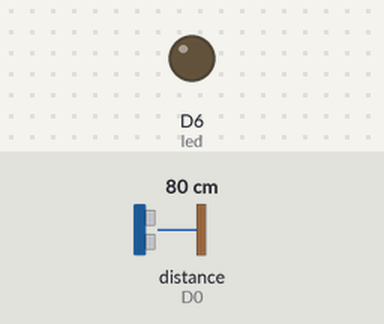
Simulated run of this program. Board: ESP8266 (NodeMCU). On the bench: output pins drawn as LEDs (lit = HIGH). Wiring (inferred from the names in the program): ultrasonic range finder: trigger D2; echo D0. The test bench sets the inputs (shaded band); at power-on: distance to the obstacle (sensor on D0) 80 cm. The echo pulse lasts 58.3 µs per cm; pins used as bus, display or sensor lines are not drawn; what the program prints to the serial monitor is not drawn.

Above: at 1.8 s.
1.9 s: distance to the obstacle (sensor on D0) set to 13 cm
3.4 s: distance to the obstacle (sensor on D0) set to 9 cm
At 5.2 s:
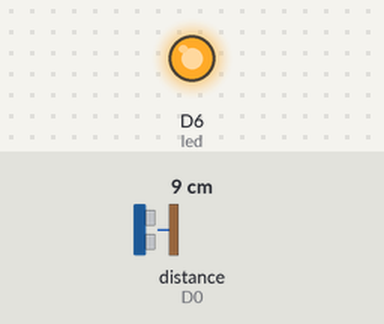
5.5 s: distance to the obstacle (sensor on D0) set to 18 cm
At 7.1 s:
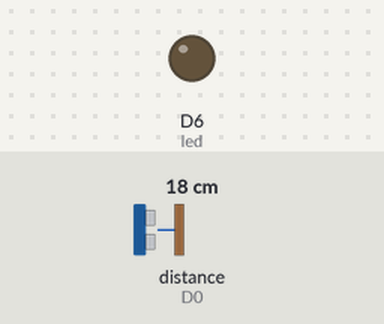
7.5 s: distance to the obstacle (sensor on D0) set to 2 cm
At 8.7 s:
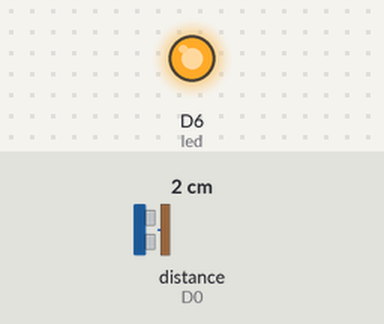
Timing chart, 0 to 10.5 s (numbered marks = the images above; inputs shaded):
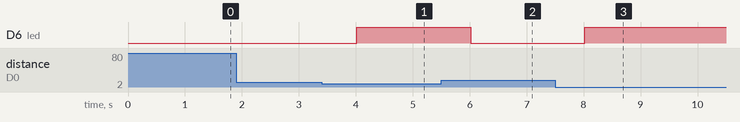

Measured:
- the behaviour switches between 12 and 11 cm on distance to the obstacle (sensor on D0) (found by bisection; images 0 and 1)
- after the input at 1.9 s, every drawn part: stays the same
- after the input at 3.4 s, D6 (led): LOW → HIGH after 0.61 s
- after the input at 5.5 s, D6 (led): HIGH → LOW after 0.52 s
- after the input at 7.5 s, D6 (led): LOW → HIGH after 0.52 s

The program:

main.cpp
```cpp
#include <Arduino.h>

// put function declarations here:
int trigPin = D2;
int echoPin = D0;
int led = D6;
long duration;
int distance;

void setup() {
  // put your setup code here, to run once:
  pinMode(led, OUTPUT);
  pinMode(trigPin, OUTPUT);
  pinMode(echoPin, INPUT);
  Serial.begin(9600);
}

void loop() {
  // put your main code here, to run repeatedly:
  digitalWrite(trigPin, LOW);
  delayMicroseconds(5);
  digitalWrite(trigPin, HIGH);
  delayMicroseconds(10);
  digitalWrite(trigPin, LOW);
  duration = pulseIn(echoPin, HIGH);
  distance = 0.034 * duration / 2;
  Serial.print("Jarak: ");
  Serial.print(distance);
  Serial.print(" cm ");
  if(distance <= 10){
    digitalWrite(led,HIGH);
  }else{
    digitalWrite(led,LOW);
  }
  delay(1000);

}
```
